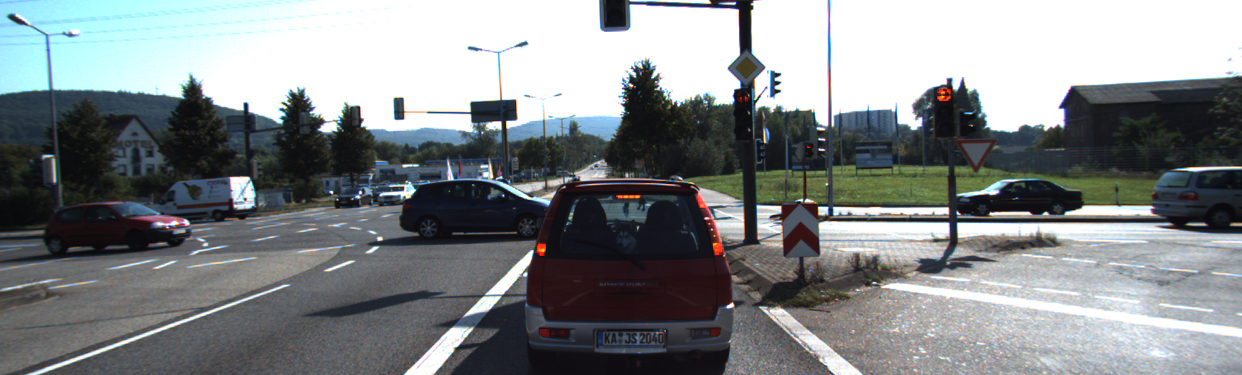
#> input picture dataset/2011_09_26/2011_09_26_drive_0057_sync/image_02/data/0000000125.png, 1242 x 375 px
$ jupyter execute --allow-errors pg_lidar_v2.ipynb   (shell and % lines are left out)
#> lines starting #> are read from the running program, lines starting #| are printed output that depends on the picture
<a href="https://colab.research.google.com/github/ayusufsirin/stereo_vision_starter/blob/main/kitti_v6.ipynb" target="_parent"></a>

# Data Preperation

## Install Requirements

Set the Colab runtime type to "T4 GPU"

[cell 1]
# !nvcc --version

[cell 2]
# !nvidia-smi

[cell 3]
# !pip install cupy-cuda12x

[cell 4]
# !pip install GitPython open3d

[cell 5]
# !pip install opencv-contrib-python

## Read the Files

[cell 6]
import os
from glob import glob
import cv2
import open3d as o3d
import numpy as np
import cupy as cp
import cupyx as cpx
import pandas as pd
import matplotlib.pyplot as plt
plt.rcParams["figure.figsize"] = (20, 10)


# [11 lines left out: function plotScaledNp, not called in this run]

[cell 7]
# Clone the git repo
from git import Repo
import os

repo_url = 'https://github.com/ayusufsirin/stereo_vision_starter'
local_dir = 'stereo_vision_starter'

# Check if the directory exists and is a Git repository
if os.path.isdir(local_dir) and os.path.isdir(os.path.join(local_dir, '.git')):
    try:
        repo = Repo(local_dir)
        # Ensure the local repository is linked to the specified URL
        if repo.remotes.origin.url == repo_url:
            print("Repository already exists, pulling latest changes...")
            repo.remotes.origin.pull()
        else:
            print("Directory exists but is not linked to the specified repository URL.")
    except Exception as e:
        print(f"An error occurred: {e}")
else:
    try:
        print("Cloning repository...")
        Repo.clone_from(repo_url, local_dir)
#> (this line was passed over: git is not available in this run)
        print("Repository cloned successfully.")
    except Exception as e:
        print(f"An error occurred while cloning the repository: {e}")

### Read GT, Lidar, and Stereo

[cell 8]
DATA_PATH = r'stereo_vision_starter/dataset/data_scene_flow/training/'
RAW_DATA_PATH = r'stereo_vision_starter/dataset/2011_09_26/2011_09_26_drive_0057_sync'

left_image_paths = sorted(
    glob(os.path.join(RAW_DATA_PATH, 'image_02/data/0000000125.png')))
right_image_paths = sorted(
    glob(os.path.join(RAW_DATA_PATH, 'image_03/data/0000000125.png')))

# get LiDAR data
gt_paths = sorted(glob(os.path.join(DATA_PATH, 'disp_noc_0/000112_10.png')))

lidar_paths = sorted(
    glob(os.path.join(RAW_DATA_PATH, 'velodyne_points/data/0000000125.bin')))

print(f"Number of left images: {len(left_image_paths)}")
print(f"Number of right images: {len(right_image_paths)}")
print(f"Number of LiDAR point clouds: {len(lidar_paths)}")
print(f"Number of GT point clouds: {len(gt_paths)}")

### Read Calibrations Data

[cell 9]
calib_paths = sorted(glob(
    'stereo_vision_starter/dataset/data_scene_flow_calib/training/calib_cam_to_cam/000112.txt'))

#> (the rest of this cell did not finish here and is left out)

[cell 10]
# [5 lines left out: function decompose_projection_matrix, not called in this run]

#> (a cell that did not finish here is left out)

#> (a cell that did not finish here is left out)

#> (a cell that did not finish here is left out)

[cell 14]
calib_paths = sorted(glob(
    'stereo_vision_starter/dataset/data_scene_flow_calib/training/calib_velo_to_cam/*.txt'))

#> (the rest of this cell did not finish here and is left out)

[cell 15]
index = 0

left_image = cv2.cvtColor(cv2.imread(
    left_image_paths[index]), cv2.COLOR_BGR2RGB)
right_image = cv2.cvtColor(cv2.imread(
    right_image_paths[index]), cv2.COLOR_BGR2RGB)
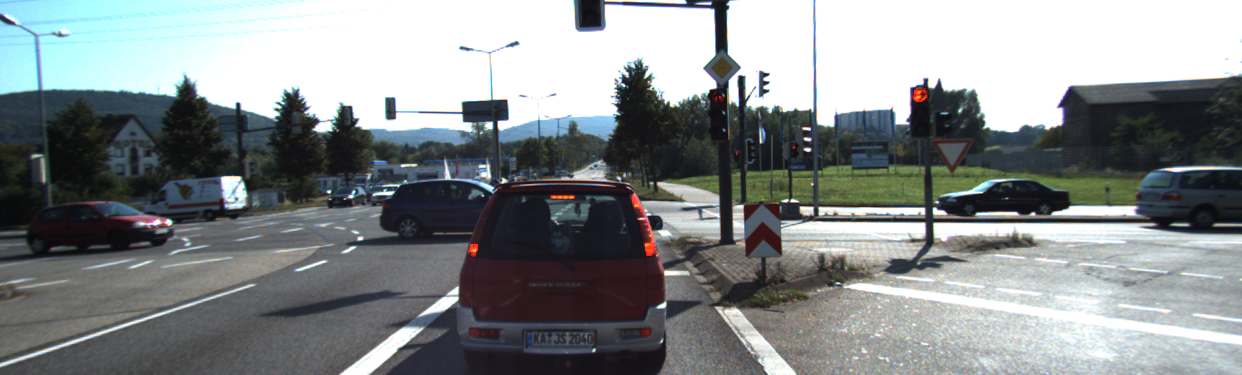
#> input picture dataset/2011_09_26/2011_09_26_drive_0057_sync/image_03/data/0000000125.png, 1242 x 375 px

## Stereo Disparity

[cell 16]
def compute_sgbm_disparity(left_image, right_image, num_disparities=5*16,
                           block_size=11, window_size=5, display=False):
    """ Computes the disparity of an image pair using the SGBM algoithm.
        Inputs:
            image_left/_right - (MxN) grayscale input images
            see opencv documentation for "StereoBM_create"
        Outputs:
            disparity (MxN) computed disparity map for the input images

        NOTE: image_left must be the left image (same for the right) or
              unexpected results will occur due to
    """
    # P1 and P2 control disparity smoothness (recommended values below)
    P1 = 8 * 3 * window_size**2
    P2 = 32 * 3 * window_size**2
    sgbm_obj = cv2.StereoSGBM_create(0, num_disparities, block_size,
                                     P1, P2, mode=cv2.STEREO_SGBM_MODE_SGBM_3WAY)

    # compute disparity
    disparity = sgbm_obj.compute(
        left_image, right_image).astype(np.float32)/16.0

    # display is desired
    if display:
        plt.figure(figsize=(40, 20))
        plt.imshow(disparity, cmap='cividis')
        plt.title('Disparity Map', size=25)
        plt.show()

    return disparity


# [17 lines left out: function calc_depth_map, not called in this run]

[cell 17]
from IPython.display import Image
from ipywidgets import interact, interactive, fixed

left_image_gray = cv2.cvtColor(left_image, cv2.COLOR_RGB2GRAY)
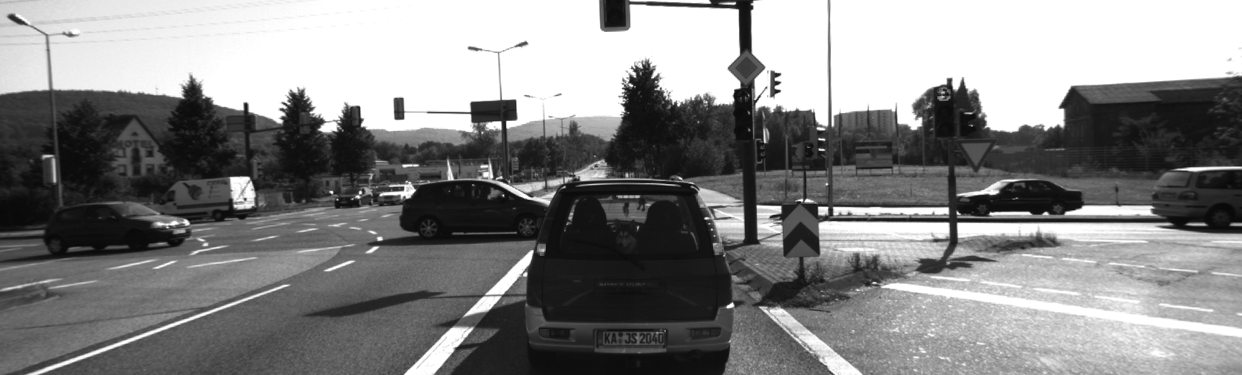
#> left_image_gray: shape (375, 1242); min 8, max 255, mean 133
right_image_gray = cv2.cvtColor(right_image, cv2.COLOR_RGB2GRAY)
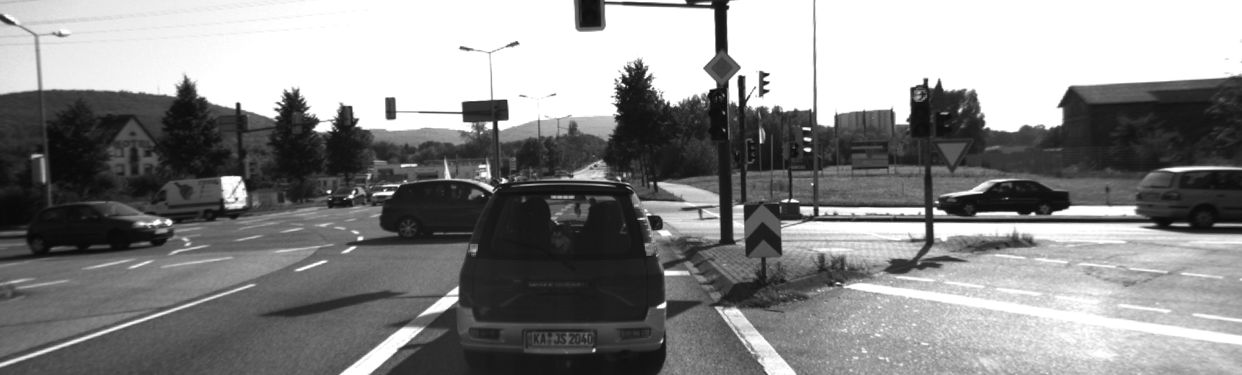
#> right_image_gray: shape (375, 1242); min 8, max 255, mean 136.7
#> the sliders are set to left_image = <module 'ipywidgets.fixed_' fr, right_image = <module 'ipywidgets.fixed_' fr, num_disparities = 256, block_size = 10, window_size = 7, display = <module 'ipywidgets.fixed_' fr

#> (the rest of this cell did not finish here and is left out)

# display(disparity)

num_disparities = disparity.kwargs['num_disparities']
block_size = disparity.kwargs['block_size']
window_size = disparity.kwargs['window_size']

disparity = compute_sgbm_disparity(left_image_gray,
                                   right_image_gray,
                                   num_disparities,
                                   block_size,
                                   window_size,
                                   display=False)

stereo_depth_map = calc_depth_map(disparity, K_left, T_left, T_right)
stereo_depth_map[stereo_depth_map > 38000000.0] = np.NAN

plt.imshow(stereo_depth_map, cmap='rainbow_r')  # or 'cividis_r' or 'cividis'

[cell 18]
gt = gt_paths[index]

gt_disp = cv2.imread(gt, cv2.IMREAD_GRAYSCALE)
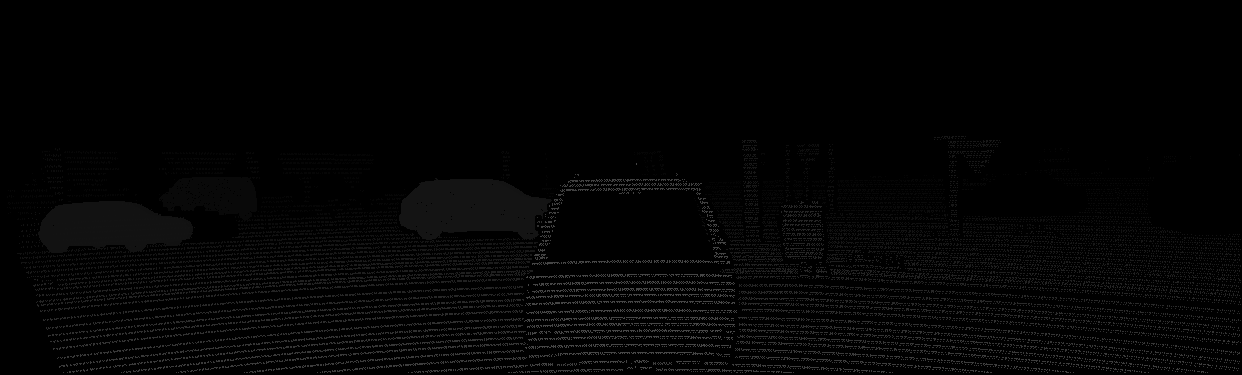
#> input picture dataset/data_scene_flow/training/disp_noc_0/000112_10.png, 1242 x 375 px
#> gt_disp is the input picture: shape (375, 1242); min 0, max 74, mean 4
# print(gt, type(gt_depth_map))

gt_disp = gt_disp.astype(np.float32)
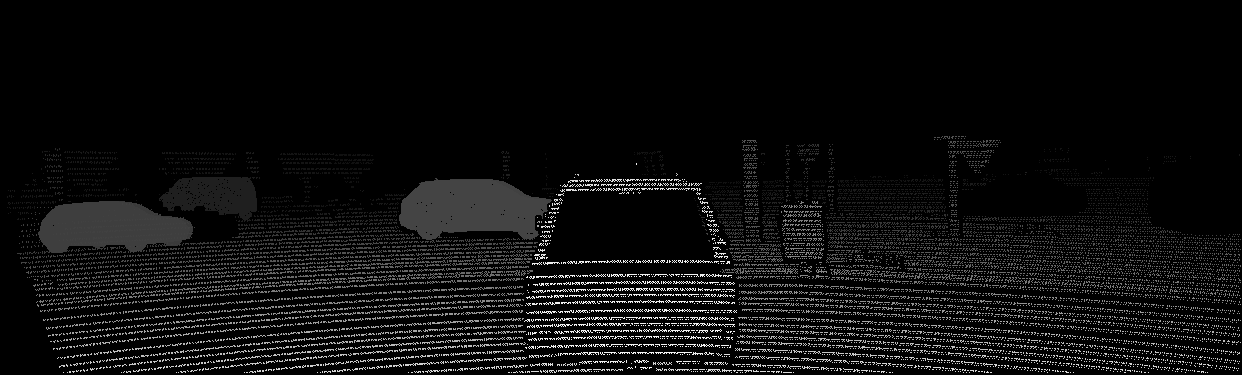
#> gt_disp: shape (375, 1242) float32; min 0, max 74, mean 4; drawn with min black and max white
# gt_disp[gt_disp == 0] = 1e-05

#> (the rest of this cell did not finish here and is left out)

## Lidar Projection

#> (a cell that did not finish here is left out)

#> (a cell that did not finish here is left out)

## Lidar Sperical Plane

[cell 21]
# scan_data = np.fromfile(lidar_bin, dtype=np.float32).reshape((-1, 4))

# velo_points = scan_data[:, 0:3]  # (x, y, z) --> (front, left, up)

# # Convert to cylindrical coordinates
# theta = np.arctan2(velo_points[:, 1], velo_points[:, 0])  # Angle around z-axis
# h = velo_points[:, 2]  # Height along z-axis
# r = np.sqrt(velo_points[:, 0]**2 + velo_points[:, 1]**2)  # Radial distance

# K_velo = np.array([
#     [721.5377,  0.,  1609.5593],
#     [0.,  721.5377, 172.854],
#     [0.,     0.,  1.]
# ])

# P_velo = np.array([
#     [7.215377e+02, 0.000000e+00, 6.095593e+02, 4.485728e+01],
#     [0.000000e+00, 7.215377e+02, 1.728540e+02, 2.163791e-01],
#     [0.000000e+00, 0.000000e+00, 1.000000e+00, 2.745884e-03]
# ])

# R_velo = np.array([
#     [9.998817e-01, 1.511453e-02, -2.841595e-03, 0.000000e+00],
#     [-1.511724e-02, 9.998853e-01, - 9.338510e-04, 0.000000e+00],
#     [2.827154e-03, 9.766976e-04, 9.999955e-01,  0.000000e+00],
#     [0.000000e+00, 0.000000e+00, 0.000000e+00,  1.000000e+00],
# ])

# T_velo = np.array([
#     [7.533745e-03, -9.999714e-01, -6.166020e-04, -4.069766e-03],
#     [1.480249e-02, 7.280733e-04, -9.998902e-01, -7.631618e-02],
#     [9.998621e-01, 7.523790e-03, 1.480755e-02, -2.717806e-01],
#     [0.000000e+00, 0.000000e+00, 0.000000e+00, 1.000000e+00],
# ])


def R_x(theta):
    return np.array([
        [1, 0, 0],
        [0, np.cos(theta), -np.sin(theta)],
        [0, np.sin(theta), np.cos(theta)],
    ])


def R_y(theta):
    return np.array([
        [np.cos(theta), 0, np.sin(theta)],
        [0, 1, 0],
        [-np.sin(theta), 0, np.cos(theta)],
    ])


def R_z(theta):
    return np.array([
        [np.cos(theta), -np.sin(theta), 0],
        [np.sin(theta), np.cos(theta), 0],
        [0, 0, 1],
    ])


def R_zyx(alpha=0, beta=0, gamma=0):
    alpha = alpha / 180 * np.pi
    beta = beta / 360 * np.pi
    gamma = gamma / 360 * np.pi
    return np.hstack((np.vstack((R_z(alpha) * R_y(beta) * R_x(gamma), np.array([0, 0, 0]))), np.array([0, 0, 0, 1])[np.newaxis].T))
